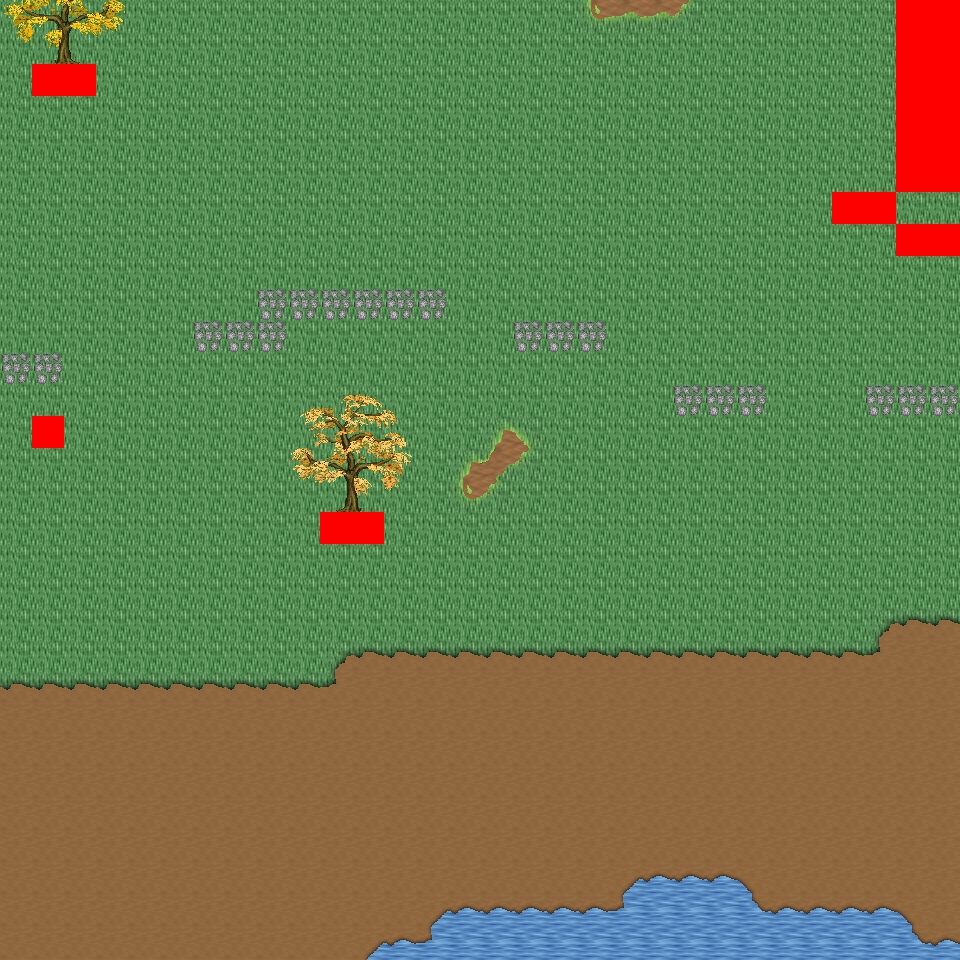

Tiled map render using the project's own tile images. Description and the map definition, with tile-layer contents summarised, below:
An orthogonal 30x30 tile map with 32x32 px tiles, 6 tile layers (Ground, Object, Object2, Above, ...), 29 tilesets and 5 objects (5x mapExit).

<map version="1.0" orientation="orthogonal" renderorder="right-down" width="30" height="30" tilewidth="32" tileheight="32" nextobjectid="6">
  <tileset firstgid="1" name="tileset_logic_collision" tilewidth="32" tileheight="32" tilecount="1" columns="1">
    <image source="../drawable/tileset_logic_collision.png" width="32" height="32" />
  </tileset>
  <tileset firstgid="2" name="tileset_ground_ground" tilewidth="32" tileheight="32" tilecount="33" columns="3">
    <image source="../drawable/tileset_ground_ground.png" width="96" height="352" />
  </tileset>
  <tileset firstgid="35" name="tileset_building_castle" tilewidth="32" tileheight="32" tilecount="320" columns="20">
    <image source="../drawable/tileset_building_castle.png" width="640" height="512" />
  </tileset>
  <tileset firstgid="355" name="tileset_ground_grass_corners" tilewidth="32" tileheight="32" tilecount="24" columns="6">
    <image source="../drawable/tileset_ground_grass_corners.png" width="192" height="128" />
  </tileset>
  <tileset firstgid="379" name="tileset_ground_grass_edges" tilewidth="32" tileheight="32" tilecount="36" columns="12">
    <image source="../drawable/tileset_ground_grass_edges.png" width="384" height="96" />
  </tileset>
  <tileset firstgid="415" name="tileset_ground_water_pool" tilewidth="32" tileheight="32" tilecount="72" columns="3">
    <image source="../drawable/tileset_ground_water_pool.png" width="96" height="768" />
  </tileset>
  <tileset firstgid="487" name="tileset_ground_earth_edges" tilewidth="32" tileheight="32" tilecount="18" columns="6">
    <image source="../drawable/tileset_ground_earth_edges.png" width="192" height="96" />
  </tileset>
  <tileset firstgid="505" name="tileset_item_weapon_cannon" tilewidth="32" tileheight="32" tilecount="12" columns="3">
    <image source="../drawable/tileset_item_weapon_cannon.png" width="96" height="128" />
  </tileset>
  <tileset firstgid="517" name="tileset_item_pot_barrels_1" tilewidth="32" tileheight="32" tilecount="8" columns="4">
    <image source="../drawable/tileset_item_pot_barrels_1.png" width="128" height="64" />
  </tileset>
  <tileset firstgid="525" name="tileset_ground_cobbled_paving" tilewidth="32" tileheight="32" tilecount="1" columns="1">
    <image source="../drawable/tileset_ground_cobbled_paving.png" width="32" height="32" />
  </tileset>
  <tileset firstgid="526" name="tileset_ground_ridge_earth_pale" tilewidth="32" tileheight="32" tilecount="96" columns="12">
    <image source="../drawable/tileset_ground_ridge_earth_pale.png" width="384" height="256" />
  </tileset>
  <tileset firstgid="622" name="tileset_plant_bushes_and_trees" tilewidth="32" tileheight="32" tilecount="144" columns="16">
    <image source="../drawable/tileset_plant_bushes_and_trees.png" width="512" height="289" />
  </tileset>
  <tileset firstgid="766" name="tileset_plant_bush_leafy_2" tilewidth="32" tileheight="32" tilecount="12" columns="6">
    <image source="../drawable/tileset_plant_bush_leafy_2.png" width="192" height="64" />
  </tileset>
  <tileset firstgid="778" name="tileset_plant_bush_flowering" tilewidth="32" tileheight="32" tilecount="72" columns="8">
    <image source="../drawable/tileset_plant_bush_flowering.png" width="256" height="288" />
  </tileset>
  <tileset firstgid="850" name="tileset_plant_stump_small_stump" tilewidth="32" tileheight="32" tilecount="4" columns="2">
    <image source="../drawable/tileset_plant_stump_small_stump.png" width="64" height="64" />
  </tileset>
  <tileset firstgid="854" name="tileset_plant_tree_fall_trees" tilewidth="32" tileheight="32" tilecount="40" columns="8">
    <image source="../drawable/tileset_plant_tree_fall_trees.png" width="256" height="160" />
  </tileset>
  <tileset firstgid="894" name="tileset_logic_creature_animal" tilewidth="32" tileheight="32" tilecount="32" columns="8">
    <image source="../drawable/tileset_logic_creature_animal.png" width="256" height="128" />
  </tileset>
  <tileset firstgid="926" name="tileset_logic_creature_rodent" tilewidth="32" tileheight="32" tilecount="8" columns="8">
    <image source="../drawable/tileset_logic_creature_rodent.png" width="256" height="32" />
  </tileset>
  <tileset firstgid="934" name="tileset_plant_vine" tilewidth="32" tileheight="32" tilecount="3" columns="1">
    <image source="../drawable/tileset_plant_vine.png" width="32" height="96" />
  </tileset>
  <tileset firstgid="937" name="tileset_building_cottage" tilewidth="32" tileheight="32" tilecount="256" columns="16">
    <image source="../drawable/tileset_building_cottage.png" width="512" height="512" />
  </tileset>
  <tileset firstgid="1193" name="tileset_building_roof_thatched_roof" tilewidth="32" tileheight="32" tilecount="256" columns="16">
    <image source="../drawable/tileset_building_roof_thatched_roof.png" width="512" height="512" />
  </tileset>
  <tileset firstgid="1449" name="tileset_building_window_windows" tilewidth="32" tileheight="32" tilecount="256" columns="16">
    <image source="../drawable/tileset_building_window_windows.png" width="512" height="512" />
  </tileset>
  <tileset firstgid="1705" name="tileset_building_door_doors" tilewidth="32" tileheight="32" tilecount="256" columns="16">
    <image source="../drawable/tileset_building_door_doors.png" width="512" height="512" />
  </tileset>
  <tileset firstgid="1961" name="tileset_building_fence_fence_wooden" tilewidth="32" tileheight="32" tilecount="12" columns="3">
    <image source="../drawable/tileset_building_fence_fence_wooden.png" width="96" height="128" />
  </tileset>
  <tileset firstgid="1973" name="tileset_ground_ground_3" tilewidth="32" tileheight="32" tilecount="5" columns="5">
    <image source="../drawable/tileset_ground_ground_3.png" width="160" height="32" />
  </tileset>
  <tileset firstgid="1978" name="tileset_plant_tree_tree_darkgreen" tilewidth="32" tileheight="32" tilecount="88" columns="8">
    <image source="../drawable/tileset_plant_tree_tree_darkgreen.png" width="256" height="352" />
  </tileset>
  <tileset firstgid="2066" name="tileset_logic_portal" tilewidth="32" tileheight="32" tilecount="24" columns="8">
    <image source="../drawable/tileset_logic_portal.png" width="256" height="96" />
  </tileset>
  <tileset firstgid="2090" name="tileset_building_decoration_magician_banner" tilewidth="32" tileheight="32" tilecount="3" columns="3">
    <image source="../drawable/tileset_building_decoration_magician_banner.png" width="96" height="32" />
  </tileset>
  <tileset firstgid="2093" name="tileset_ground_ladder_vertical_dark" tilewidth="32" tileheight="32" tilecount="3" columns="3">
    <image source="../drawable/tileset_ground_ladder_vertical_dark.png" width="96" height="32" />
  </tileset>
  <layer name="Ground" width="30" height="30">
    <data>[900 cells, 900 non-empty, 8 distinct tile ids]</data>
  </layer>
  <layer name="Object" width="30" height="30">
    <data>[900 cells, 92 non-empty, 23 distinct tile ids]</data>
  </layer>
  <layer name="Object2" width="30" height="30">
    <data>[900 cells, 7 non-empty, 5 distinct tile ids]</data>
  </layer>
  <layer name="Above" width="30" height="30">
    <data>[900 cells, 24 non-empty, 24 distinct tile ids]</data>
  </layer>
  <layer name="Above2" width="30" height="30">
    <data>[900 cells, 0 non-empty, 0 distinct tile ids]</data>
  </layer>
  <layer name="Walkable" width="30" height="30">
    <data>[900 cells, 21 non-empty, 1 distinct tile ids]</data>
  </layer>
  <objectgroup name="MapEvents">
    <object id="1" name="north" type="mapExit" x="0" y="0" width="896" height="32">
      <properties>
        <property name="map" value="level_0_x35_y76" />
        <property name="x" value="0" />
        <property name="y" value="28" />
      </properties>
    </object>
    </objectgroup>
</map>
<!-- 4 of 5 objects omitted -->
